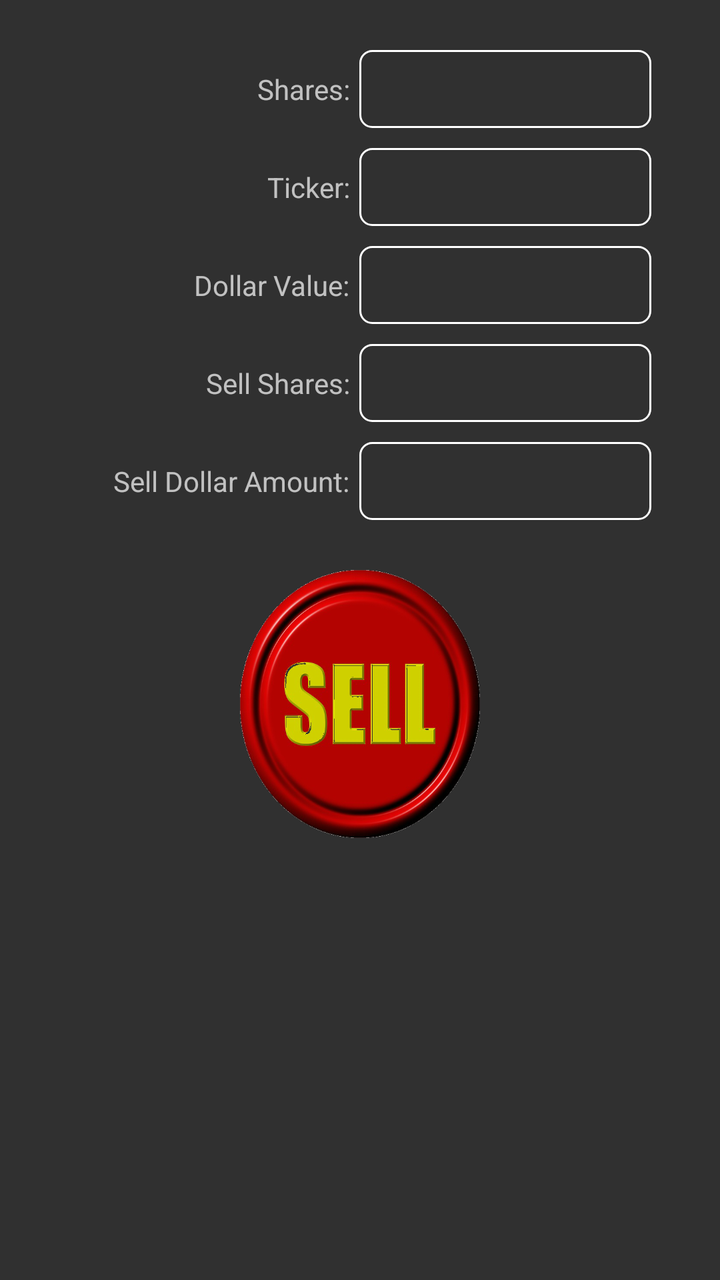
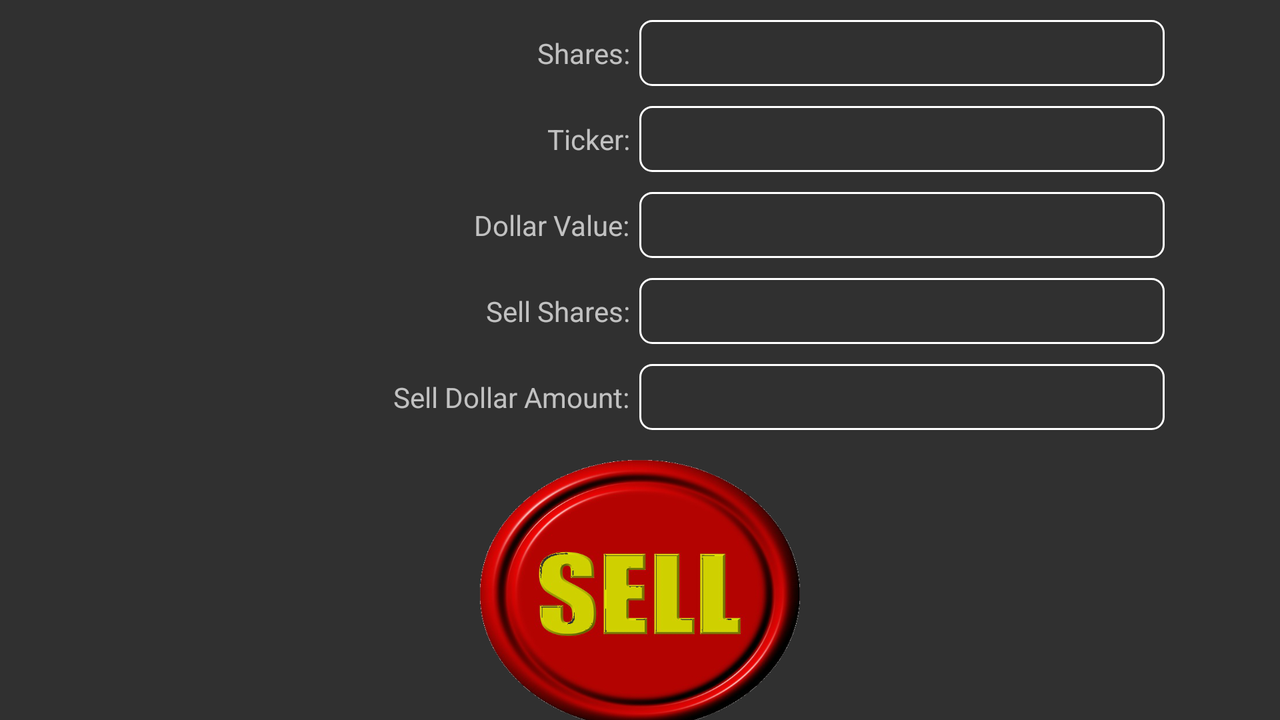

First picture: res/layout/ on a phone held upright. Second picture: the repository's own variant of that layout, on a device whose configuration matches the variant's folder. Source for both follows.
<!-- AndroidManifest.xml: application theme AppTheme -->
<!-- res/layout/fragment_sell_stock.xml -->
<android.support.design.widget.CoordinatorLayout xmlns:android="http://schemas.android.com/apk/res/android"
    xmlns:app="http://schemas.android.com/apk/res-auto"
    xmlns:tools="http://schemas.android.com/tools"
    android:layout_width="match_parent"
    android:layout_height="match_parent"
    android:orientation="vertical"
    tools:context="com.example.david.cs3270finalmariluch.controllers.SellStockFragment">

    

    <LinearLayout
        android:layout_width="match_parent"
        android:layout_height="wrap_content"
        android:orientation="vertical">

        <LinearLayout
            android:layout_width="match_parent"
            android:layout_height="match_parent"
            android:layout_marginTop="20dp"
            android:orientation="vertical">

            <LinearLayout
                android:layout_width="match_parent"
                android:layout_height="0dp"
                android:layout_weight="1"
                android:orientation="horizontal">

                <FrameLayout
                    android:layout_width="0dp"
                    android:layout_height="match_parent"
                    android:layout_weight="1">

                </FrameLayout>

                <TextView
                    android:layout_width="0dp"
                    android:layout_height="match_parent"
                    android:layout_weight="5"
                    android:gravity="center_vertical"
                    android:text="Shares:"
                    android:textAlignment="textEnd" />

                <TextView
                    android:id="@+id/userShares"
                    android:layout_width="0dp"
                    android:layout_height="match_parent"
                    android:layout_margin="5dp"
                    android:layout_weight="5"
                    android:background="@drawable/text_view_boarder"
                    android:ems="10"
                    android:textSize="14sp" />

                <FrameLayout
                    android:layout_width="0dp"
                    android:layout_height="match_parent"
                    android:layout_weight="1">

                </FrameLayout>
            </LinearLayout>

            <LinearLayout
                android:layout_width="match_parent"
                android:layout_height="0dp"
                android:layout_weight="1"
                android:orientation="horizontal">

                <FrameLayout
                    android:layout_width="0dp"
                    android:layout_height="match_parent"
                    android:layout_weight="1">

                </FrameLayout>

                <TextView
                    android:layout_width="0dp"
                    android:layout_height="match_parent"
                    android:layout_weight="5"
                    android:gravity="center_vertical"
                    android:text="Ticker:"
                    android:textAlignment="textEnd" />

                <TextView
                    android:id="@+id/sellTicker"
                    android:layout_width="0dp"
                    android:layout_height="match_parent"
                    android:layout_margin="5dp"
                    android:layout_weight="5"
                    android:background="@drawable/text_view_boarder"
                    android:ems="10"
                    android:textSize="14sp" />

                <FrameLayout
                    android:layout_width="0dp"
                    android:layout_height="match_parent"
                    android:layout_weight="1">

                </FrameLayout>
            </LinearLayout>

            <LinearLayout
                android:layout_width="match_parent"
                android:layout_height="0dp"
                android:layout_weight="1"
                android:orientation="horizontal">

                <FrameLayout
                    android:layout_width="0dp"
                    android:layout_height="match_parent"
                    android:layout_weight="1">

                </FrameLayout>

                <TextView
                    android:layout_width="0dp"
                    android:layout_height="match_parent"
                    android:layout_weight="5"
                    android:gravity="center_vertical"
                    android:text="Dollar Value:"
                    android:textAlignment="textEnd" />

                <TextView
                    android:id="@+id/userValue"
                    android:layout_width="0dp"
                    android:layout_height="match_parent"
                    android:layout_margin="5dp"
                    android:layout_weight="5"
                    android:background="@drawable/text_view_boarder"
                    android:ems="10"
                    android:textSize="14sp" />

                <FrameLayout
                    android:layout_width="0dp"
                    android:layout_height="match_parent"
                    android:layout_weight="1">

                </FrameLayout>
            </LinearLayout>

            <LinearLayout
                android:layout_width="match_parent"
                android:layout_height="0dp"
                android:layout_weight="1"
                android:orientation="horizontal">

                <FrameLayout
                    android:layout_width="0dp"
                    android:layout_height="match_parent"
                    android:layout_weight="1">

                </FrameLayout>

                <TextView
                    android:layout_width="0dp"
                    android:layout_height="match_parent"
                    android:layout_weight="5"
                    android:gravity="center"
                    android:text="Sell Shares:"
                    android:textAlignment="textEnd" />

                <EditText
                    android:id="@+id/inputSellShares"
                    android:layout_width="0dp"
                    android:layout_height="match_parent"
                    android:layout_margin="5dp"
                    android:layout_weight="5"
                    android:background="@drawable/text_view_boarder"
                    android:ems="10"
                    android:imeOptions="actionDone|flagNoFullscreen"
                    android:inputType="numberDecimal"
                    android:singleLine="true"
                    android:textSize="14sp" />

                <FrameLayout
                    android:layout_width="0dp"
                    android:layout_height="match_parent"
                    android:layout_weight="1">

                </FrameLayout>
            </LinearLayout>

            <LinearLayout
                android:layout_width="match_parent"
                android:layout_height="0dp"
                android:layout_weight="1"
                android:orientation="horizontal">

                <FrameLayout
                    android:layout_width="0dp"
                    android:layout_height="match_parent"
                    android:layout_weight="1">

                </FrameLayout>

                <TextView
                    android:layout_width="0dp"
                    android:layout_height="match_parent"
                    android:layout_weight="5"
                    android:gravity="center"
                    android:text="Sell Dollar Amount:"
                    android:textAlignment="textEnd" />

                <EditText
                    android:id="@+id/inputSellAmount"
                    android:layout_width="0dp"
                    android:layout_height="match_parent"
                    android:layout_margin="5dp"
                    android:layout_weight="5"
                    android:background="@drawable/text_view_boarder"
                    android:ems="10"
                    android:imeOptions="actionDone|flagNoFullscreen"
                    android:inputType="numberDecimal"
                    android:singleLine="true"
                    android:textSize="14sp" />

                <FrameLayout
                    android:layout_width="0dp"
                    android:layout_height="match_parent"
                    android:layout_weight="1">

                </FrameLayout>
            </LinearLayout>

            <LinearLayout
                android:layout_width="match_parent"
                android:layout_height="0dp"
                android:layout_marginTop="20dp"
                android:layout_weight="3"
                android:orientation="horizontal">

                <FrameLayout
                    android:layout_width="0dp"
                    android:layout_height="match_parent"
                    android:layout_weight="1">

                </FrameLayout>

                <FrameLayout
                    android:layout_width="0dp"
                    android:layout_height="match_parent"
                    android:layout_weight="1">

                    <Button
                        android:id="@+id/sellNowBtn"
                        android:layout_width="match_parent"
                        android:layout_height="134dp"
                        android:layout_weight="1"
                        android:background="@drawable/sell" />
                </FrameLayout>

                <FrameLayout
                    android:layout_width="0dp"
                    android:layout_height="match_parent"
                    android:layout_weight="1">

                </FrameLayout>

            </LinearLayout>

        </LinearLayout>

    </LinearLayout>

</android.support.design.widget.CoordinatorLayout>
<!-- resources referenced by this layout -->
<resources>
  <!-- drawable sell: png bitmap (drawable, 270535 bytes) -->
  <!-- drawable text_view_boarder (drawable) -->
  <?xml version="1.0" encoding="utf-8"?>
  <shape xmlns:android="http://schemas.android.com/apk/res/android">
      <solid
          android:color="#00FFFFFF"
          android:paddingLeft="10dp"
          android:paddingTop="10dp"/>
      <stroke
          android:width="1dp"
          android:color="@android:color/white" />
      <padding
          android:left="10dp"
          android:top="10dp"
          android:right="10dp"
          android:bottom="10dp" />
      <corners
          android:radius="6dp"/>
  </shape>
  <style name="AppTheme" parent="Theme.AppCompat.NoActionBar">
          
          <item name="colorPrimary">@color/darkgreen</item>
          <item name="colorPrimaryDark">@color/lightblack</item>
          <item name="colorAccent">@color/darkgreen</item>N
      </style>
  <color name="darkgreen">#068000</color>
  <color name="lightblack">#22303f</color>
</resources>
<!-- res/layout-land/fragment_sell_stock.xml (the repository's variant of the layout above) -->
<!-- drawn on the phone turned sideways -->
<android.support.design.widget.CoordinatorLayout xmlns:android="http://schemas.android.com/apk/res/android"
    xmlns:app="http://schemas.android.com/apk/res-auto"
    xmlns:tools="http://schemas.android.com/tools"
    android:layout_width="match_parent"
    android:layout_height="match_parent"
    android:orientation="vertical"
    tools:context="com.example.david.cs3270finalmariluch.controllers.SellStockFragment">

    

    <LinearLayout
        android:layout_width="match_parent"
        android:layout_height="match_parent"
        android:orientation="vertical">

        <LinearLayout
            android:layout_width="match_parent"
            android:layout_height="match_parent"
            android:layout_marginTop="5dp"
            android:orientation="vertical">

            <LinearLayout
                android:layout_width="match_parent"
                android:layout_height="0dp"
                android:layout_weight="1"
                android:orientation="horizontal">

                <FrameLayout
                    android:layout_width="0dp"
                    android:layout_height="match_parent"
                    android:layout_weight="1">

                </FrameLayout>

                <TextView
                    android:layout_width="0dp"
                    android:layout_height="match_parent"
                    android:layout_weight="5"
                    android:gravity="center_vertical"
                    android:text="Shares:"
                    android:textAlignment="textEnd" />

                <TextView
                    android:id="@+id/userShares"
                    android:layout_width="0dp"
                    android:layout_height="match_parent"
                    android:layout_margin="5dp"
                    android:layout_weight="5"
                    android:background="@drawable/text_view_boarder"
                    android:ems="10"
                    android:textSize="14sp" />

                <FrameLayout
                    android:layout_width="0dp"
                    android:layout_height="match_parent"
                    android:layout_weight="1">

                </FrameLayout>
            </LinearLayout>

            <LinearLayout
                android:layout_width="match_parent"
                android:layout_height="0dp"
                android:layout_weight="1"
                android:orientation="horizontal">

                <FrameLayout
                    android:layout_width="0dp"
                    android:layout_height="match_parent"
                    android:layout_weight="1">

                </FrameLayout>

                <TextView
                    android:layout_width="0dp"
                    android:layout_height="match_parent"
                    android:layout_weight="5"
                    android:gravity="center_vertical"
                    android:text="Ticker:"
                    android:textAlignment="textEnd" />

                <TextView
                    android:id="@+id/sellTicker"
                    android:layout_width="0dp"
                    android:layout_height="match_parent"
                    android:layout_margin="5dp"
                    android:layout_weight="5"
                    android:background="@drawable/text_view_boarder"
                    android:ems="10"
                    android:textSize="14sp" />

                <FrameLayout
                    android:layout_width="0dp"
                    android:layout_height="match_parent"
                    android:layout_weight="1">

                </FrameLayout>
            </LinearLayout>

            <LinearLayout
                android:layout_width="match_parent"
                android:layout_height="0dp"
                android:layout_weight="1"
                android:orientation="horizontal">

                <FrameLayout
                    android:layout_width="0dp"
                    android:layout_height="match_parent"
                    android:layout_weight="1">

                </FrameLayout>

                <TextView
                    android:layout_width="0dp"
                    android:layout_height="match_parent"
                    android:layout_weight="5"
                    android:gravity="center_vertical"
                    android:text="Dollar Value:"
                    android:textAlignment="textEnd" />

                <TextView
                    android:id="@+id/userValue"
                    android:layout_width="0dp"
                    android:layout_height="match_parent"
                    android:layout_margin="5dp"
                    android:layout_weight="5"
                    android:background="@drawable/text_view_boarder"
                    android:ems="10"
                    android:textSize="14sp" />

                <FrameLayout
                    android:layout_width="0dp"
                    android:layout_height="match_parent"
                    android:layout_weight="1">

                </FrameLayout>
            </LinearLayout>

            <LinearLayout
                android:layout_width="match_parent"
                android:layout_height="0dp"
                android:layout_weight="1"
                android:orientation="horizontal">

                <FrameLayout
                    android:layout_width="0dp"
                    android:layout_height="match_parent"
                    android:layout_weight="1">

                </FrameLayout>

                <TextView
                    android:layout_width="0dp"
                    android:layout_height="match_parent"
                    android:layout_weight="5"
                    android:gravity="center"
                    android:text="Sell Shares:"
                    android:textAlignment="textEnd" />

                <EditText
                    android:id="@+id/inputSellShares"
                    android:layout_width="0dp"
                    android:layout_height="match_parent"
                    android:layout_margin="5dp"
                    android:layout_weight="5"
                    android:background="@drawable/text_view_boarder"
                    android:ems="10"
                    android:imeOptions="actionDone|flagNoFullscreen"
                    android:inputType="numberDecimal"
                    android:singleLine="true"
                    android:textSize="14sp" />

                <FrameLayout
                    android:layout_width="0dp"
                    android:layout_height="match_parent"
                    android:layout_weight="1">

                </FrameLayout>
            </LinearLayout>

            <LinearLayout
                android:layout_width="match_parent"
                android:layout_height="0dp"
                android:layout_weight="1"
                android:orientation="horizontal">

                <FrameLayout
                    android:layout_width="0dp"
                    android:layout_height="match_parent"
                    android:layout_weight="1">

                </FrameLayout>

                <TextView
                    android:layout_width="0dp"
                    android:layout_height="match_parent"
                    android:layout_weight="5"
                    android:gravity="center"
                    android:text="Sell Dollar Amount:"
                    android:textAlignment="textEnd" />

                <EditText
                    android:id="@+id/inputSellAmount"
                    android:layout_width="0dp"
                    android:layout_height="match_parent"
                    android:layout_margin="5dp"
                    android:layout_weight="5"
                    android:background="@drawable/text_view_boarder"
                    android:ems="10"
                    android:imeOptions="actionDone|flagNoFullscreen"
                    android:inputType="numberDecimal"
                    android:singleLine="true"
                    android:textSize="14sp" />

                <FrameLayout
                    android:layout_width="0dp"
                    android:layout_height="match_parent"
                    android:layout_weight="1">

                </FrameLayout>
            </LinearLayout>

            <LinearLayout
                android:layout_width="match_parent"
                android:layout_height="0dp"
                android:layout_marginTop="10dp"
                android:layout_weight="3"
                android:orientation="horizontal">

                <FrameLayout
                    android:layout_width="0dp"
                    android:layout_height="match_parent"
                    android:layout_weight="1.5">

                </FrameLayout>

                <FrameLayout
                    android:layout_width="0dp"
                    android:layout_height="match_parent"
                    android:layout_weight="1">

                    <Button
                        android:id="@+id/sellNowBtn"
                        android:layout_width="match_parent"
                        android:layout_height="134dp"
                        android:layout_weight="1"
                        android:background="@drawable/sell" />
                </FrameLayout>

                <FrameLayout
                    android:layout_width="0dp"
                    android:layout_height="match_parent"
                    android:layout_weight="1.5">

                </FrameLayout>

            </LinearLayout>

            <FrameLayout
                android:layout_width="match_parent"
                android:layout_height="0dp"
                android:layout_weight="0">

            </FrameLayout>

        </LinearLayout>

    </LinearLayout>

</android.support.design.widget.CoordinatorLayout>
